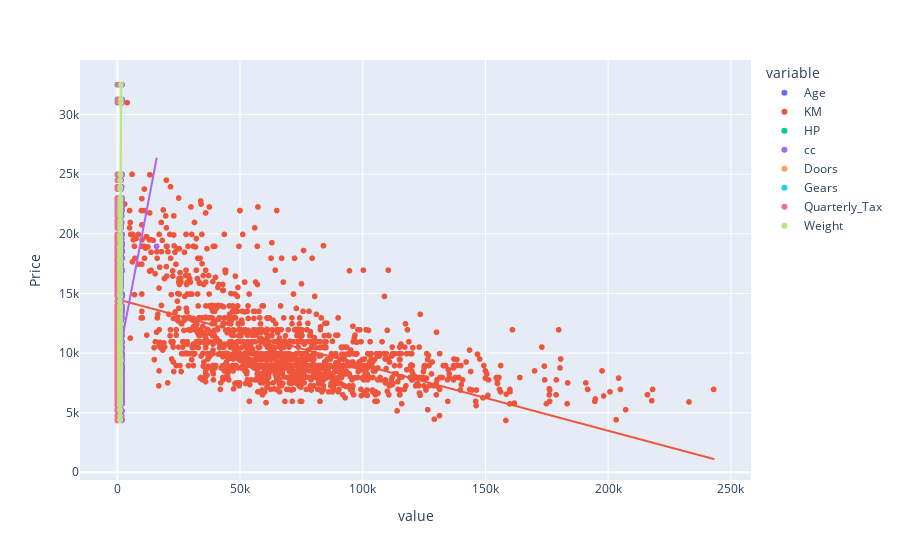

Notebook source saved alongside this figure:
### Code cell
plot = py.scatter(df, x=x.columns, y='Price', trendline='ols')
plot.show()

### Figure 1 — Plotly figure (JSON) as saved in the notebook; plotly's stock layout.template omitted (floating-point values rounded to 4 significant figures; data arrays with more than 128 entries replaced by an {"elided": "..."} marker saying what was removed)
{"data": [{"hovertemplate": "variable=Age<br>value=%{x}<br>Price=%{y}<extra></extra>", "legendgroup": "Age", "marker": {"color": "#636efa", "symbol": "circle"}, "mode": "markers", "name": "Age", "showlegend": true, "type": "scattergl", "x": {"elided": "1436 int values"}, "xaxis": "x", "y": {"elided": "1436 int values"}, "yaxis": "y"}, {"hovertemplate": "<b>OLS trendline</b><br>Price = -170.934 * value + 20294.1<br>R<sup>2</sup>=0.768411<br><br>variable=Age<br>value=%{x}<br>Price=%{y} <b>(trend)</b><extra></extra>", "legendgroup": "Age", "marker": {"color": "#636efa", "symbol": "circle"}, "mode": "lines", "name": "Age", "showlegend": false, "type": "scattergl", "x": {"elided": "1436 int values"}, "xaxis": "x", "y": {"elided": "1436 float values"}, "yaxis": "y"}, {"hovertemplate": "variable=KM<br>value=%{x}<br>Price=%{y}<extra></extra>", "legendgroup": "KM", "marker": {"color": "#EF553B", "symbol": "circle"}, "mode": "markers", "name": "KM", "showlegend": true, "type": "scattergl", "x": {"elided": "1436 int values"}, "xaxis": "x", "y": {"elided": "1436 int values"}, "yaxis": "y"}, {"hovertemplate": "<b>OLS trendline</b><br>Price = -0.0551165 * value + 14508.1<br>R<sup>2</sup>=0.324855<br><br>variable=KM<br>value=%{x}<br>Price=%{y} <b>(trend)</b><extra></extra>", "legendgroup": "KM", "marker": {"color": "#EF553B", "symbol": "circle"}, "mode": "lines", "name": "KM", "showlegend": false, "type": "scattergl", "x": {"elided": "1436 int values"}, "xaxis": "x", "y": {"elided": "1436 float values"}, "yaxis": "y"}, {"hovertemplate": "variable=HP<br>value=%{x}<br>Price=%{y}<extra></extra>", "legendgroup": "HP", "marker": {"color": "#00cc96", "symbol": "circle"}, "mode": "markers", "name": "HP", "showlegend": true, "type": "scattergl", "x": {"elided": "1436 int values"}, "xaxis": "x", "y": {"elided": "1436 int values"}, "yaxis": "y"}, {"hovertemplate": "<b>OLS trendline</b><br>Price = 76.26 * value + 2990.28<br>R<sup>2</sup>=0.099219<br><br>variable=HP<br>value=%{x}<br>Price=%{y} <b>(trend)</b><extra></extra>", "legendgroup": "HP", "marker": {"color": "#00cc96", "symbol": "circle"}, "mode": "lines", "name": "HP", "showlegend": false, "type": "scattergl", "x": {"elided": "1436 int values"}, "xaxis": "x", "y": {"elided": "1436 float values"}, "yaxis": "y"}, {"hovertemplate": "variable=cc<br>value=%{x}<br>Price=%{y}<extra></extra>", "legendgroup": "cc", "marker": {"color": "#ab63fa", "symbol": "circle"}, "mode": "markers", "name": "cc", "showlegend": true, "type": "scattergl", "x": {"elided": "1436 int values"}, "xaxis": "x", "y": {"elided": "1436 int values"}, "yaxis": "y"}, {"hovertemplate": "<b>OLS trendline</b><br>Price = 1.08017 * value + 9027.55<br>R<sup>2</sup>=0.015974<br><br>variable=cc<br>value=%{x}<br>Price=%{y} <b>(trend)</b><extra></extra>", "legendgroup": "cc", "marker": {"color": "#ab63fa", "symbol": "circle"}, "mode": "lines", "name": "cc", "showlegend": false, "type": "scattergl", "x": {"elided": "1436 int values"}, "xaxis": "x", "y": {"elided": "1436 float values"}, "yaxis": "y"}, {"hovertemplate": "variable=Doors<br>value=%{x}<br>Price=%{y}<extra></extra>", "legendgroup": "Doors", "marker": {"color": "#FFA15A", "symbol": "circle"}, "mode": "markers", "name": "Doors", "showlegend": true, "type": "scattergl", "x": {"elided": "1436 int values"}, "xaxis": "x", "y": {"elided": "1436 int values"}, "yaxis": "y"}, {"hovertemplate": "<b>OLS trendline</b><br>Price = 705.559 * value + 7885.01<br>R<sup>2</sup>=0.034346<br><br>variable=Doors<br>value=%{x}<br>Price=%{y} <b>(trend)</b><extra></extra>", "legendgroup": "Doors", "marker": {"color": "#FFA15A", "symbol": "circle"}, "mode": "lines", "name": "Doors", "showlegend": false, "type": "scattergl", "x": {"elided": "1436 int values"}, "xaxis": "x", "y": {"elided": "1436 float values"}, "yaxis": "y"}, {"hovertemplate": "variable=Gears<br>value=%{x}<br>Price=%{y}<extra></extra>", "legendgroup": "Gears", "marker": {"color": "#19d3f3", "symbol": "circle"}, "mode": "markers", "name": "Gears", "showlegend": true, "type": "scattergl", "x": {"elided": "1436 int values"}, "xaxis": "x", "y": {"elided": "1436 int values"}, "yaxis": "y"}, {"hovertemplate": "<b>OLS trendline</b><br>Price = 1214.13 * value + 4628.07<br>R<sup>2</sup>=0.003982<br><br>variable=Gears<br>value=%{x}<br>Price=%{y} <b>(trend)</b><extra></extra>", "legendgroup": "Gears", "marker": {"color": "#19d3f3", "symbol": "circle"}, "mode": "lines", "name": "Gears", "showlegend": false, "type": "scattergl", "x": {"elided": "1436 int values"}, "xaxis": "x", "y": {"elided": "1436 float values"}, "yaxis": "y"}, {"hovertemplate": "variable=Quarterly_Tax<br>value=%{x}<br>Price=%{y}<extra></extra>", "legendgroup": "Quarterly_Tax", "marker": {"color": "#FF6692", "symbol": "circle"}, "mode": "markers", "name": "Quarterly_Tax", "showlegend": true, "type": "scattergl", "x": {"elided": "1436 int values"}, "xaxis": "x", "y": {"elided": "1436 int values"}, "yaxis": "y"}, {"hovertemplate": "<b>OLS trendline</b><br>Price = 19.3301 * value + 9046.74<br>R<sup>2</sup>=0.048047<br><br>variable=Quarterly_Tax<br>value=%{x}<br>Price=%{y} <b>(trend)</b><extra></extra>", "legendgroup": "Quarterly_Tax", "marker": {"color": "#FF6692", "symbol": "circle"}, "mode": "lines", "name": "Quarterly_Tax", "showlegend": false, "type": "scattergl", "x": {"elided": "1436 int values"}, "xaxis": "x", "y": {"elided": "1436 float values"}, "yaxis": "y"}, {"hovertemplate": "variable=Weight<br>value=%{x}<br>Price=%{y}<extra></extra>", "legendgroup": "Weight", "marker": {"color": "#B6E880", "symbol": "circle"}, "mode": "markers", "name": "Weight", "showlegend": true, "type": "scattergl", "x": {"elided": "1436 int values"}, "xaxis": "x", "y": {"elided": "1436 int values"}, "yaxis": "y"}, {"hovertemplate": "<b>OLS trendline</b><br>Price = 40.0444 * value + -32215.2<br>R<sup>2</sup>=0.337791<br><br>variable=Weight<br>value=%{x}<br>Price=%{y} <b>(trend)</b><extra></extra>", "legendgroup": "Weight", "marker": {"color": "#B6E880", "symbol": "circle"}, "mode": "lines", "name": "Weight", "showlegend": false, "type": "scattergl", "x": {"elided": "1436 int values"}, "xaxis": "x", "y": {"elided": "1436 float values"}, "yaxis": "y"}], "layout": {"legend": {"title": {"text": "variable"}, "tracegroupgap": 0}, "margin": {"t": 60}, "xaxis": {"anchor": "y", "domain": [0, 1], "title": {"text": "value"}}, "yaxis": {"anchor": "x", "domain": [0, 1], "title": {"text": "Price"}}}}
